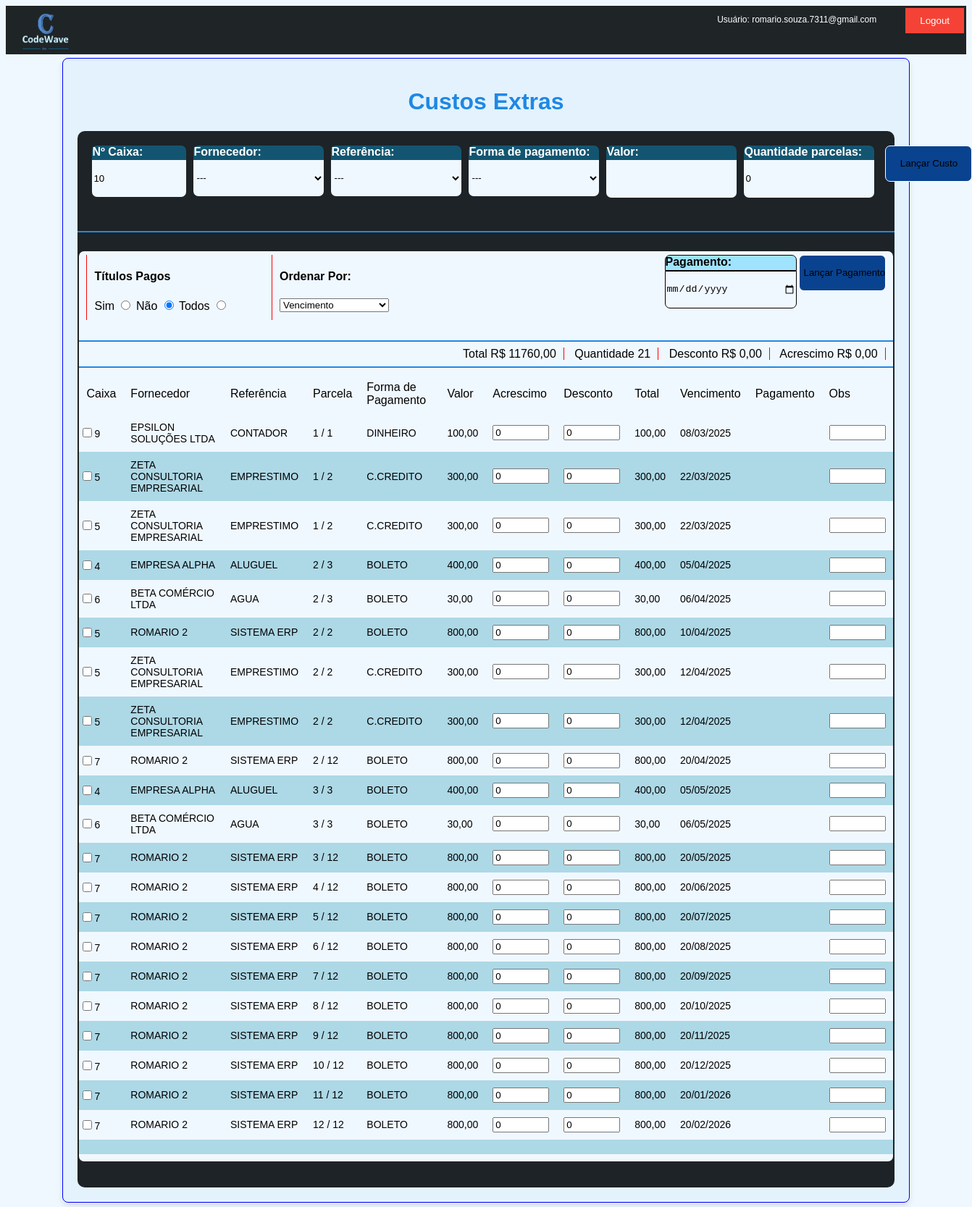
Screenshot of /outras_despesas (signed in) with the database file from the repository.
### loja/models.py (models this page shows, shortened)
class Custos_extras(models.Model):
    n_servico = models.DecimalField(max_digits=100, decimal_places=0, default=0)
    referencia = models.CharField(max_length=50)
    data_cadastro =  models.DateTimeField(default=datetime.now)
    parcela = models.CharField(max_length=10)
    forma_pg = models.CharField(max_length=10)
    fornecedor = models.ForeignKey(Fornecedor, null=True, blank=True, on_delete=models.SET_NULL)
    valor = models.DecimalField(max_digits=10, decimal_places=2, default=0)
    acrescimo = models.DecimalField(max_digits=10, decimal_places=2, default=0)
    desconto = models.DecimalField(max_digits=10, decimal_places=2, default=0)
    total = models.DecimalField(max_digits=10, decimal_places=2, default=0)
    vencimento = models.DateField(null=True, blank=True)
    data_pg = models.DateField(null=True, blank=True)
    obs = models.CharField(max_length=50, null=True, blank=True)
    usuario = models.CharField(max_length=20, null=True, blank=True, default="")

class Fornecedor(models.Model):
    nome = models.CharField(max_length=30)
    cpf_cnpj = models.CharField(max_length=14, unique=True)
    endereco = models.CharField(max_length=100,null=True, blank=True)
    telefone = models.CharField(max_length=16)
    whatsapp = models.CharField(max_length=16)
    email = models.EmailField()
    obs = models.CharField(max_length=300, null=True, blank=True)
    data_cadastro = models.DateField(default=date.today)

### loja/views.py (the view, shortened to what this page needs)
# urls.py: path('outras_despesas', outras_despesas, name="outras_despesas"),
@login_required(login_url='/')
def outras_despesas(request):
    nome_usuario = request.user.username
    dados = request.POST.dict()
    filtro = 'nao'
    ordenar_por = 'vencimento'
    fornecedores = Fornecedor.objects.order_by('nome')
    max_os = Custos_extras.objects.aggregate(Max('n_servico'))['n_servico__max']
    n_servico = (max_os or 0) + 1
    if request.method == "POST":
        n_servico = dados.get('n_servico') or n_servico
        filtro = dados.get('titulos_pg', 'nao')
        ordenar_por = dados.get('ordenar_por', 'vencimento')
    quant_parcelas = 0
    quant_parcelas2 = []
    fornecedor = fornecedores.filter(id=int(dados.get('fornecedor'))).first() if dados.get('fornecedor') and dados.get('fornecedor').isdigit() else None
    referencia = dados.get('referencia') or ''
    forma_pg = dados.get('forma_pg') or ''
    valor = dados.get('valor') or ''
    custos = Custos_extras.objects.all()
    if filtro == "nao":
        custos = custos.filter(data_pg__isnull=True)
    elif filtro == "sim":
        custos = custos.filter(data_pg__isnull=False)
    custos = custos.order_by(ordenar_por)
    total_custo = custos.aggregate(total=Sum('total'))['total'] or 0
    quant_custos = custos.count()
    desconto_geral = custos.aggregate(desconto=Sum('desconto'))['desconto'] or 0
    acrescimo_geral = custos.aggregate(acrescimo=Sum('acrescimo'))['acrescimo'] or 0
    context = {'filtro':filtro,'ordenar_por':ordenar_por, 'nome_usuario':nome_usuario,
                'total_custo':total_custo,'quant_custos':quant_custos,'desconto_geral':desconto_geral,'acrescimo_geral':acrescimo_geral,
                'fornecedores':fornecedores, 'fornecedor':fornecedor, 'valor':valor, 'forma_pg': forma_pg, 'referencia': referencia,
               'n_servico':n_servico, 'quant_parcelas':quant_parcelas, 'quant_parcelas2':quant_parcelas2, 'custos':custos}
    return render(request, 'outras_despesas.html', context)

### loja/templates/outras_despesas.html (shortened to what this page needs)
{% extends 'base.html' %} {% load static %} {% block body %}
<div class="form_fornecedor" style="width: 85%;">
  <h1>Custos Extras</h1>
  <div class="div_pai_custos_extras">
    <form method="POST" action="{% url 'outras_despesas' %}">
        <div style="display: flex;">
          <div class="caixas_barra_pesquisa_total tamanho_cod_produto3">
            <h4 class="nome_caixa_item tamanho_cod_produto2">Nº Caixa:</h4>
            <input class="caixa2 tamanho_cod_produto" name="n_servico" value='{{ n_servico }}' readonly>
          </div>
          <div class="caixas_barra_pesquisa_total" style="margin-left:-30px ;">
            <h4 class="nome_caixa_item_parcelas">Fornecedor:</h4>
            <select name="fornecedor" class="caixa4" required>
              <option value="">---</option>
            </select>
          </div>
          <div class="caixas_barra_pesquisa_total">
            <h4 class="nome_caixa_item_parcelas">Referência:</h4>
            <select name="referencia" class="caixa4" required>
              <option {% if referencia == "" %} selected {% endif %} value="">---</option>
            </select>
          </div>
          <div class="caixas_barra_pesquisa_total">
            <h4 class="nome_caixa_item_parcelas">Forma de pagamento:</h4>
            <select name="forma_pg" class="caixa4" required>
              <option {% if forma_pg == '' %} selected {% endif %} value="">---</option>
            </select>
          </div>
          <div class="caixas_barra_pesquisa_total">
            <h4 class="nome_caixa_item_parcelas">Valor:</h4>
            <input class="caixa2_parcelas" required name="valor" type="text" value="{{ valor }}" oninput="this.value=this.value.replace(/[^0-9,]/g, '').replace(/(,.*?)(,.*)/, '$1').replace(/(\d+),(\d{2})(\d.*)/, '$1,$2')">
          </div>
          <div class="caixas_barra_pesquisa_total">
            <h4 class="nome_caixa_item_parcelas">Quantidade parcelas:</h4>
            <input class="caixa2_parcelas" type="text"
              name="quant_parcelas" value="{{quant_parcelas}}" onchange="this.form.submit()" oninput="this.value=this.value.replace(/[^0-9]/g,'')">
          </div>
          <div style="margin: 0 10px 0 30px;">
            <input class="butao_servico" type="submit" name="acao" value="Lançar Custo">
          </div>
        </div>
    </form>
    <hr>
    <br>
    <form method="POST" action="{% url 'outras_despesas' %}">
      <div style="background-color: aliceblue;border-radius: 7px; margin: 0 2px 0 2px; padding: 5px 0 10px 0;">
        <div style="display: flex; justify-content: space-between; width: 100%">
          <div style="display: flex;">
            <div class="bloco_filtro">
              <div class="itens_bloco_filtro">
                <h4>Títulos Pagos</h4>
                <label for="sim">Sim</label>
                <input type="radio" name="titulos_pg" value="sim" onchange="this.form.submit()" {% if filtro == 'sim' %} checked {% endif %} />
                <label for="nao">Não</label>
                <input type="radio" name="titulos_pg" value="nao" onchange="this.form.submit()" {% if filtro == 'nao' %} checked {% endif %} />
                <label for="todos">Todos</label>
                <input type="radio" name="titulos_pg" value="todos" onchange="this.form.submit()" {% if filtro == 'todos' %} checked {% endif %} />
              </div>
            </div>
            <div class="bloco_filtro">
              <div class="itens_bloco_filtro">
                <h4>Ordenar Por:</h4>
                <select name="ordenar_por" onchange="this.form.submit()">
                  <option value="vencimento" {% if ordenar_por == 'vencimento' %} selected {% endif %}>Vencimento</option>
                </select>
              </div>
            </div>
          </div>
          <div style="display: flex;justify-content: flex-end;">
            <div class="caixas_barra_pesquisa_total">
              <h4 class="nome_caixa_item_parcelas" style="border: 1px solid black; color: black;">Pagamento:</h4>
              <input class="caixa2_parcelas widht_data" required name="pagamento" type="date" style="border: 1px solid black;">
            </div>
            <div style="margin: 0 10px 0 20px;">
              <input class="butao_servico" type="submit" name="acao" value="Lançar Pagamento">
            </div>
          </div>
        </div>
        <hr>
        <div style="text-align: right;">
          <label>Total</label>
          <label class="resumo_contas_pag_rec">R$ {{ total_custo|floatformat:2 }}</label>
          <label>Quantidade</label>
          <label class="resumo_contas_pag_rec">{{ quant_custos }}</label>
          <label>Desconto</label>
          <label class="resumo_contas_pag_rec">R$ {{ desconto_geral|floatformat:2 }}</label>
          <label>Acrescimo</label>
          <label class="resumo_contas_pag_rec">R$ {{ acrescimo_geral|floatformat:2 }}</label>
        </div>
        <hr />
        <table>
          <thead>
            <tr>
              <td>Caixa</td>
              <td>Fornecedor</td>
              <td>Referência</td>
              <td>Parcela</td>
              <td>Forma de Pagamento</td>
              <td>Valor</td>
              <td>Acrescimo</td>
              <td>Desconto</td>
              <td>Total</td>
              <td>Vencimento</td>
              <td>Pagamento</td>
              <td>Obs</td>
            </tr>
          </thead>
          <tbody>
            {% for item in custos %}
            <tr>
              <th><input type="checkbox" name="custo{{ item.id }}" value={{item.id}} class="selecionar">{{item.n_servico}}</th>
              <td>{{item.fornecedor.nome}}</td>
              <td>{{item.referencia}}</td>
              <td>{{item.parcela}}</td>
              <td>{{item.forma_pg}}</td>
              <td>{{item.valor}}</td>
              {% if item.data_pg %}
                <td>{{item.desconto|floatformat:2}}</td>
                <td>{{item.acrescimo|floatformat:2}}</td>
              {% else %}
                <td><input style="width: 70px;" name="acrescimo{{item.id}}" value="0"></td>
                <td><input style="width: 70px;" name="desconto{{item.id}}" value="0"></td>
              {% endif %}
              <td>{{item.total}}</td>
              <td>{{item.vencimento|date:'d/m/Y'}}</td>
              <td>{{item.data_pg|date:'d/m/Y'}}</td>
              {% if item.data_pg %}
                <td>{{item.obs}}</td>
              {% else %}
                <td><input style="width: 70px;" name="obs{{item.id}}"></td>
              {% endif %}
            </tr>
            {% endfor %}
            <tr>
              <td></td>
              <td></td>
              <td></td>
              <td></td>
              <td></td>
              <td></td>
              <td></td>
              <td></td>
              <td></td>
              <td></td>
              <td></td>
              <td></td>
            </tr>
          </tbody>
        </table>
      </div>
    </form>
    <br><br>
  </div>
{% endblock %}

### loja/templates/base.html (shortened to what this page needs)
{% load static %}
<!DOCTYPE html>
<html lang="pt-br">
  <head>
    <link rel="stylesheet" type="text/css" href="{% static 'css/main.css' %}" />
  </head>
  <body>
    <div class="espaco_logo">
      <a class="imagem_logo" href="{% url 'menu' %}">
        <img src="{% static 'imagens/logo.jpeg' %}" alt="Logo" width="70px" />
      </a>
      <p class="nome_do_usuario">Usuário: {{ nome_usuario }}</p>
      <form method="POST" action="{% url 'logout' %}">
        <button class="btn-logout" type="submit">Logout</button>
      </form>
    </div>
    {% block body %} {% endblock %}
  </body>
</html>

### static/css/main.css (style rules this page uses)
.nome_caixa_item, .nome_caixa_pg, .titulos_lista_produtos, .sub, .forma_pg { color: rgb(255, 255, 255); background-color: rgba(0, 183, 255, 0.336); }
.nome_caixa_item { border-radius: 7px 7px 0 0; height: 20px; width: 250px; margin: 0; }
.caixa2 { border: 0; width: 246px; height: 50px; border-radius: 0 0 7px 7px; background-color: aliceblue; margin-top: 0; }
.tamanho_cod_produto { width: 126px; height: 49px; margin: 0 20px 0 0; }
.tamanho_cod_produto2 { width: 130px; margin: 0 20px 0 0; }
.tamanho_cod_produto3 { margin: 0 -70px 0 80px; }
.butao_servico { width: 120px; height: 50px; border-radius: 7px; background-color: #09428e; border: 1px solid white; }
tbody th { font-weight: normal; font-family: Arial, sans-serif; font-size: 14px; }
tbody td { font-weight: normal; font-family: Arial, sans-serif; font-size: 14px; }
table { width: 100%; border-collapse: collapse; }
th, td { text-align: left; }
tr:nth-child(even) { background-color: #add8e6; }
.bloco_filtro { margin: 0 50px 20px 10px; border-left: 1px solid rgb(248, 3, 3); }
.itens_bloco_filtro { margin: 0 0 0 10px; }
body { font-family: Arial, sans-serif; background-color: #f0f8ff; }
.form_fornecedor { width: 50%; margin: auto; border: 1px solid blue; background-color: #e3f2fd; border-radius: 8px; padding: 20px; box-shadow: 0px 4px 8px rgba(0, 0, 0, 0.1); }
h1 { text-align: center; color: #1e88e5; }
hr { border: 1px solid #1e88e5; }
td { padding: 10px; }
.espaco_logo { display: flex; background-color: rgba(1, 5, 8, 0.871); width: 100%; margin: 0 0 5px 0; }
.imagem_logo { margin: 0 0 0 20px; }
.nome_do_usuario { color: #ffffff; margin-left: auto; padding: 0 40px 0 0; font-size: 12px; }
.resumo_contas_pag_rec { border-right: 1px solid red; margin: 0 10px 0 0; padding: 0 10px 0 0; }
.btn-logout { background-color: #f44336; color: white; border: none; padding: 10px 20px; cursor: pointer; margin: 3px 3px 0 0; }
.butao_servico { margin: 0 0 0 -5px; }
.caixas_barra_pesquisa_total { width: 120px; height: 100px; margin: 0 50px 10px 20px; border: 0; gap: 30px; }
.nome_caixa_item_parcelas { color: rgb(255, 255, 255); background-color: rgba(0, 183, 255, 0.336); border-radius: 7px 7px 0 0; height: 20px; width: 180px; margin: 0; }
.caixa2_parcelas { border: 0; width: 146.5%; height: 50px; border-radius: 0 0 7px 7px; background-color: aliceblue; margin-top: 0; }
.caixa4 { border: 0; width: 180px; height: 50px; border-radius: 0 0 7px 7px; background-color: aliceblue; margin-top: 0; }
.widht_data { width: 179px; }
.div_pai_custos_extras { padding-top: 20px; background-color: rgba(1, 5, 8, 0.871); border-radius: 10px; }

### rows the page displays
Custos_extras: n_servico "9", fornecedor.nome "EPSILON SOLUÇÕES LTDA", referencia "CONTADOR", parcela "1 / 1", forma_pg "DINHEIRO", valor "100,00", total "100,00", vencimento "08/03/2025"
Custos_extras: n_servico "5", fornecedor.nome "ZETA CONSULTORIA EMPRESARIAL", referencia "EMPRESTIMO", parcela "1 / 2", forma_pg "C.CREDITO", valor "300,00", total "300,00", vencimento "22/03/2025"
Custos_extras: n_servico "5", fornecedor.nome "ZETA CONSULTORIA EMPRESARIAL", referencia "EMPRESTIMO", parcela "1 / 2", forma_pg "C.CREDITO", valor "300,00", total "300,00", vencimento "22/03/2025"
Custos_extras: n_servico "4", fornecedor.nome "EMPRESA ALPHA", referencia "ALUGUEL", parcela "2 / 3", forma_pg "BOLETO", valor "400,00", total "400,00", vencimento "05/04/2025"
Custos_extras: n_servico "6", fornecedor.nome "BETA COMÉRCIO LTDA", referencia "AGUA", parcela "2 / 3", forma_pg "BOLETO", valor "30,00", total "30,00", vencimento "06/04/2025"
Custos_extras: n_servico "5", fornecedor.nome "ROMARIO 2", referencia "SISTEMA ERP", parcela "2 / 2", forma_pg "BOLETO", valor "800,00", total "800,00", vencimento "10/04/2025"
Custos_extras: n_servico "5", fornecedor.nome "ZETA CONSULTORIA EMPRESARIAL", referencia "EMPRESTIMO", parcela "2 / 2", forma_pg "C.CREDITO", valor "300,00", total "300,00", vencimento "12/04/2025"
Custos_extras: n_servico "5", fornecedor.nome "ZETA CONSULTORIA EMPRESARIAL", referencia "EMPRESTIMO", parcela "2 / 2", forma_pg "C.CREDITO", valor "300,00", total "300,00", vencimento "12/04/2025"
Custos_extras: n_servico "7", fornecedor.nome "ROMARIO 2", referencia "SISTEMA ERP", parcela "2 / 12", forma_pg "BOLETO", valor "800,00", total "800,00", vencimento "20/04/2025"
Custos_extras: n_servico "4", fornecedor.nome "EMPRESA ALPHA", referencia "ALUGUEL", parcela "3 / 3", forma_pg "BOLETO", valor "400,00", total "400,00", vencimento "05/05/2025"
Custos_extras: n_servico "6", fornecedor.nome "BETA COMÉRCIO LTDA", referencia "AGUA", parcela "3 / 3", forma_pg "BOLETO", valor "30,00", total "30,00", vencimento "06/05/2025"
Custos_extras: n_servico "7", fornecedor.nome "ROMARIO 2", referencia "SISTEMA ERP", parcela "3 / 12", forma_pg "BOLETO", valor "800,00", total "800,00", vencimento "20/05/2025"
Custos_extras: n_servico "7", fornecedor.nome "ROMARIO 2", referencia "SISTEMA ERP", parcela "4 / 12", forma_pg "BOLETO", valor "800,00", total "800,00", vencimento "20/06/2025"
Custos_extras: n_servico "7", fornecedor.nome "ROMARIO 2", referencia "SISTEMA ERP", parcela "5 / 12", forma_pg "BOLETO", valor "800,00", total "800,00", vencimento "20/07/2025"
Custos_extras: n_servico "7", fornecedor.nome "ROMARIO 2", referencia "SISTEMA ERP", parcela "6 / 12", forma_pg "BOLETO", valor "800,00", total "800,00", vencimento "20/08/2025"
Custos_extras: n_servico "7", fornecedor.nome "ROMARIO 2", referencia "SISTEMA ERP", parcela "7 / 12", forma_pg "BOLETO", valor "800,00", total "800,00", vencimento "20/09/2025"
Custos_extras: n_servico "7", fornecedor.nome "ROMARIO 2", referencia "SISTEMA ERP", parcela "8 / 12", forma_pg "BOLETO", valor "800,00", total "800,00", vencimento "20/10/2025"
Custos_extras: n_servico "7", fornecedor.nome "ROMARIO 2", referencia "SISTEMA ERP", parcela "9 / 12", forma_pg "BOLETO", valor "800,00", total "800,00", vencimento "20/11/2025"
Custos_extras: n_servico "7", fornecedor.nome "ROMARIO 2", referencia "SISTEMA ERP", parcela "10 / 12", forma_pg "BOLETO", valor "800,00", total "800,00", vencimento "20/12/2025"
Custos_extras: n_servico "7", fornecedor.nome "ROMARIO 2", referencia "SISTEMA ERP", parcela "11 / 12", forma_pg "BOLETO", valor "800,00", total "800,00", vencimento "20/01/2026"
Custos_extras: n_servico "7", fornecedor.nome "ROMARIO 2", referencia "SISTEMA ERP", parcela "12 / 12", forma_pg "BOLETO", valor "800,00", total "800,00", vencimento "20/02/2026"

### other values shown
{{ nome_usuario }} "romario.souza.7311@gmail.com"
{{ total_custo|floatformat:2 }} "11760,00"
{{ quant_custos }} "21"
{{ desconto_geral|floatformat:2 }} "0,00"
{{ acrescimo_geral|floatformat:2 }} "0,00"
